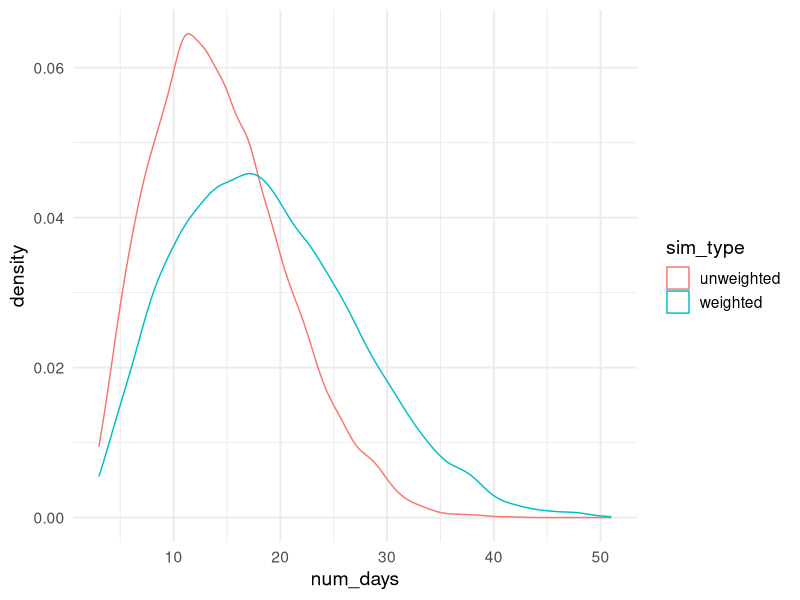
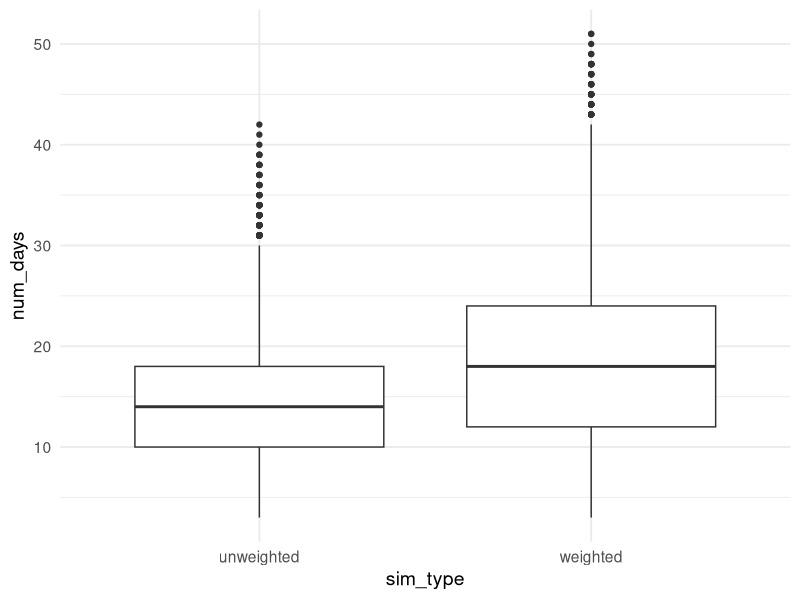

The R source for these figures, in order:
## ---- chunk 1
library("ggplot2")
theme_set(theme_minimal(14))
## ---- chunk 2
draw_pill <- function(bottle, weighted){
  if (!weighted){
    weight_full <- sum(bottle=="full_pill")
    weight_half <- sum(bottle=="half_pill") 
    weights <- c(weight_full, weight_half) / (weight_full + weight_half)
  } else {
    weight_full <- (sum(bottle=="full_pill") * 2) #/ length(bottle)
    weight_half <- sum(bottle=="half_pill") #/ length(bottle)
    weights <- c(weight_full, weight_half) / (weight_full + weight_half)
  }
  return(sample(c("full_pill", "half_pill"), size=1, prob=weights))
}
## ---- chunk 3
update_bottle <- function(bottle, draw, day_num){
  full_pills_left <- sum(bottle=="full_pill")
  half_pills_left <- sum(bottle=="half_pill")
  
  if (draw=="full_pill"){
    bottle <- c(rep("full_pill", times=full_pills_left-1), 
                rep("half_pill", times=half_pills_left+1))
    return(bottle)
  }
  if (draw=="half_pill"){
    bottle <- c(rep("full_pill", times=full_pills_left), 
                rep("half_pill", times=half_pills_left-1))
    return(bottle)
  }
}
## ---- chunk 4
simulate_pill_taking <- function(weighted){
  my_bottle <- rep("full_pill", times=100)
  day_num <- 1
  draw <- draw_pill(my_bottle, weighted=weighted)
  while (draw != "half_pill"){
    draw <- draw_pill(my_bottle, weighted=weighted)
    my_bottle <- update_bottle(bottle=my_bottle, draw=draw, day_num=day_num)
    day_num <- day_num + 1
  }
  # uncomment if you want to see how many fulls are left after day `day_num`
  # message(paste0(sum(my_bottle=="full_pill"), " full pills left"))
  return(day_num)
}
## ---- chunk 5
num_sims <- 10000

# 10000 simulations, without weights
days_till_half_unweighted <- 
  replicate(n=num_sims, simulate_pill_taking(weighted=FALSE))

# 10000 simulations, with weights
days_till_half_weighted <- 
  replicate(n=num_sims, simulate_pill_taking(weighted=TRUE))

# collect the results
sim_data <- data.frame(
  num_days = c(days_till_half_weighted, days_till_half_unweighted), 
  sim_type = rep(c("weighted", "unweighted"), each=num_sims)
)
## ---- chunk 6
message(paste0(
  "if we're equally likely to draw a full or a half, it takes an average of ",
  round(mean(days_till_half_unweighted), 1), " days to draw a half pill"
))

message(paste0(
  "if we're twice as likely to draw a full as a half, it takes an average of ",
  round(mean(days_till_half_weighted), 1), " days to draw a half pill"
))

## ---- chunk 7
ggplot(sim_data, aes(color=sim_type, x=num_days)) + geom_density()
## ---- chunk 8
ggplot(sim_data, aes(x=sim_type, y=num_days)) + geom_boxplot()
